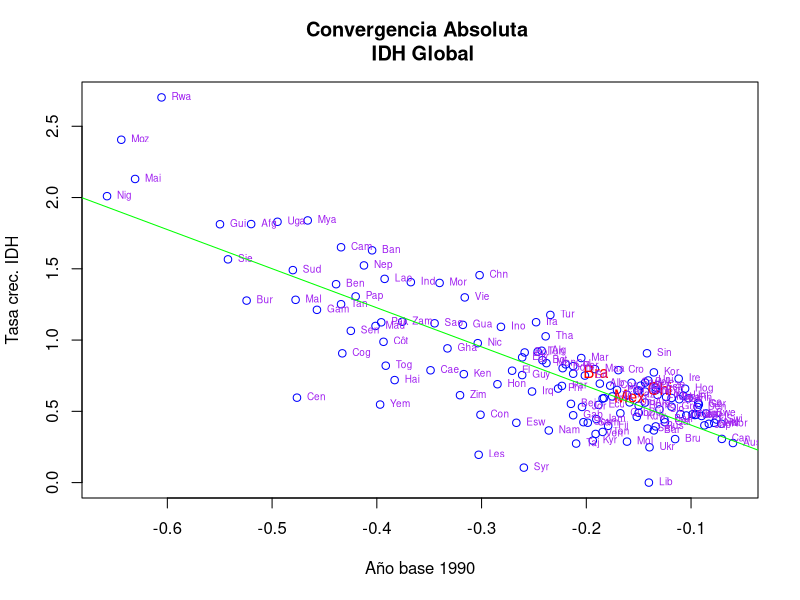

The R script that drew this image:
library(readxl)
IDH <- read_excel("IDH.xlsx", sheet = "IDH_AUMETO")
View(IDH)
#Extraer variables de IDH por año

aux_IDH <- IDH[5:33]

View(aux_IDH)

#Rowmeans Calcula la media de cada fila del objeto indicado

Mean_anual_IDH <- rowMeans(aux_IDH)


#Separación de la columna log_IDH-1990 COMO PIB BASE

IDH_base <- IDH[4]

#Graficar el IDH BASE, contra el promedio anual

plot(x=IDH_base$LOG_IDH_1990,y=Mean_anual_IDH,pch=1,main = "Convergencia Absoluta \n IDH Global",xlab = "Año base 1990", ylab = "Tasa crec. IDH", col="blue")
#Seleccionar los países a estudiar con: col=ifelse(CA$`Country Code` %in% c("Bra","Mex","Chi"), 'red', 'purple')
text(IDH_base$LOG_IDH_1990,Mean_anual_IDH,IDH$CODIGO, col=ifelse(IDH$CODIGO %in% c("Bra","Mex","Chi"), 'red', 'purple'),cex =ifelse(IDH$CODIGO %in% c("Bra","Mex","Chi"), 1, 0.6) ,pos = 4)
abline(lm(Mean_anual_IDH~IDH_base$LOG_IDH_1990), col = "green")